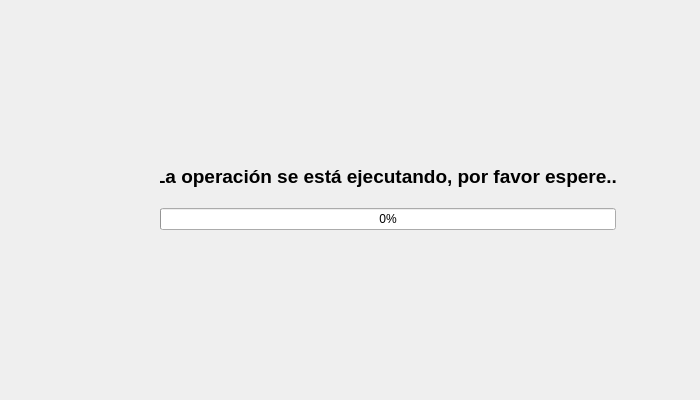
<?xml version="1.0" encoding="UTF-8"?>
<ui version="4.0">
 <class>ATMActionProcessForm</class>
 <widget class="QWidget" name="ATMActionProcessForm">
  <property name="geometry">
   <rect>
    <x>0</x>
    <y>0</y>
    <width>700</width>
    <height>400</height>
   </rect>
  </property>
  <property name="windowTitle">
   <string>Form</string>
  </property>
  <widget class="QWidget" name="verticalLayoutWidget">
   <property name="geometry">
    <rect>
     <x>160</x>
     <y>150</y>
     <width>456</width>
     <height>80</height>
    </rect>
   </property>
   <layout class="QVBoxLayout" name="vertical_layout">
    <item>
     <widget class="QLabel" name="label_process">
      <property name="font">
       <font>
        <pointsize>14</pointsize>
        <bold>true</bold>
       </font>
      </property>
      <property name="text">
       <string>La operación se está ejecutando, por favor espere...</string>
      </property>
      <property name="alignment">
       <set>Qt::AlignCenter</set>
      </property>
     </widget>
    </item>
    <item>
     <widget class="QProgressBar" name="progress_bar">
      <property name="value">
       <number>0</number>
      </property>
     </widget>
    </item>
   </layout>
  </widget>
 </widget>
 <resources/>
 <connections/>
</ui>
